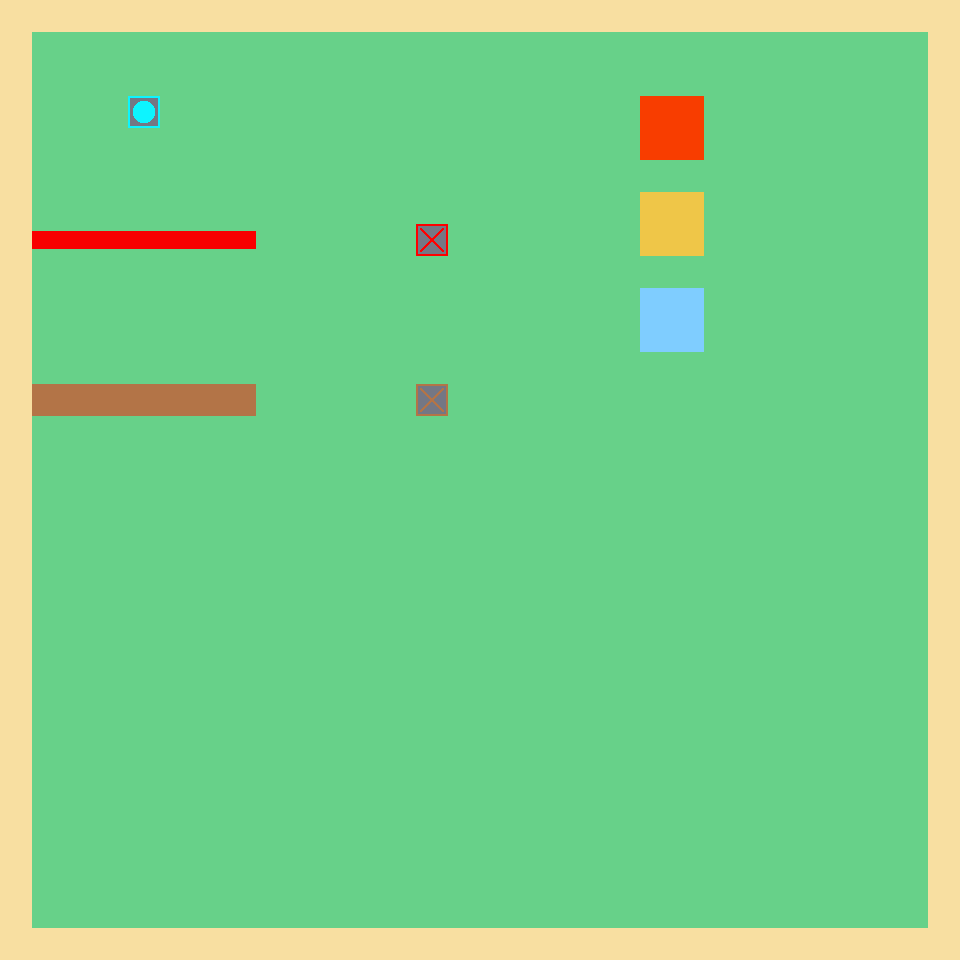

Tiled map render using the project's own tile images. Description and the map definition, with tile-layer contents summarised, below:
An orthogonal 30x30 tile map with 32x32 px tiles, 10 tile layers (Grass, Border, Lava, Sand, ...) and 9 objects.

<map version="1.2" tiledversion="1.3.4" orientation="orthogonal" renderorder="right-down" width="30" height="30" tilewidth="32" tileheight="32" infinite="0" nextlayerid="22" nextobjectid="10">
 <editorsettings>
  <export target="test.json" format="json" />
 </editorsettings>
 <tileset firstgid="1" name="Golf Tiles" tilewidth="32" tileheight="32" tilecount="40" columns="4">
  <image source="tileset.png" width="128" height="320" />
 </tileset>
 <layer id="2" name="Grass" width="30" height="30">
  <data>[900 cells, 900 non-empty, 1 distinct tile ids]</data>
 </layer>
 <layer id="1" name="Border" width="30" height="30">
  <data>[900 cells, 116 non-empty, 1 distinct tile ids]</data>
 </layer>
 <layer id="10" name="Lava" width="30" height="30">
  <data>[900 cells, 4 non-empty, 1 distinct tile ids]</data>
 </layer>
 <layer id="9" name="Sand" width="30" height="30">
  <data>[900 cells, 4 non-empty, 1 distinct tile ids]</data>
 </layer>
 <layer id="8" name="Water" width="30" height="30">
  <data>[900 cells, 4 non-empty, 1 distinct tile ids]</data>
 </layer>
 <layer id="11" name="Door1" width="30" height="30">
  <data>[900 cells, 7 non-empty, 1 distinct tile ids]</data>
 </layer>
 <layer id="12" name="Plate1" width="30" height="30">
  <data>[900 cells, 1 non-empty, 1 distinct tile ids]</data>
 </layer>
 <layer id="3" name="Laser1" width="30" height="30">
  <data>[900 cells, 7 non-empty, 1 distinct tile ids]</data>
 </layer>
 <layer id="13" name="LPlate1" width="30" height="30">
  <data>[900 cells, 1 non-empty, 1 distinct tile ids]</data>
 </layer>
 <layer id="21" name="SPlate" width="30" height="30">
  <data>[900 cells, 1 non-empty, 1 distinct tile ids]</data>
 </layer>
 <objectgroup id="5" name="Hole">
  <object id="7" gid="31" x="800" y="544" width="32" height="32" />
 </objectgroup>
 <objectgroup id="4" name="Ball">
  <object id="8" gid="30" x="320" y="128" width="32" height="32" />
 </objectgroup>
 <objectgroup id="7" name="Moving1">
  <object id="1" gid="33" x="160" y="736" width="32" height="32" />
 </objectgroup>
 <objectgroup id="20" name="Moving2">
  <object id="6" gid="33" x="448" y="736" width="32" height="32" />
 </objectgroup>
 <objectgroup id="14" name="SBall">
  <object id="2" gid="30" x="832" y="160" width="32" height="32" />
 </objectgroup>
 <objectgroup id="15" name="RPortal1">
  <object id="3" gid="40" x="96" y="544" width="32" height="32" />
 </objectgroup>
 <objectgroup id="17" name="RPortal2">
  <object id="4" gid="40" x="320" y="544" width="32" height="32" />
 </objectgroup>
 <objectgroup id="18" name="BPortal1">
  <object id="5" gid="39" x="576" y="544" width="32" height="32" />
 </objectgroup>
 <objectgroup id="19" name="BPortal2">
  <object id="9" gid="39" x="576" y="704" width="32" height="32" />
 </objectgroup>
</map>
